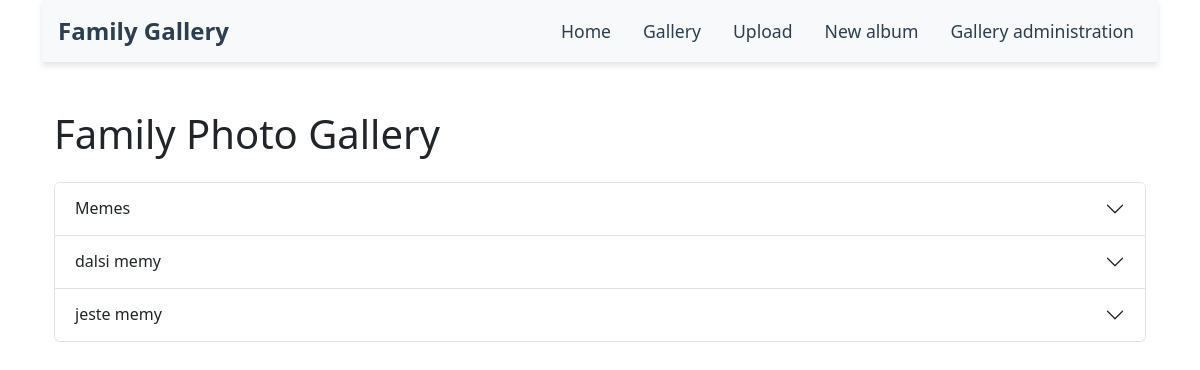
Page /gallery/ on the committed database.
### gallery_app/models.py (models this page shows, shortened)
class Group(models.Model):
    name = models.CharField(max_length=100)

### gallery_app/views.py (the view)
# urls.py: path('', gallery_view, name='gallery'),
def gallery_view(request):
    groups = Group.objects.all()
    photos_by_group = {}
    for group in groups:
        photos_by_group[group] = Photo.objects.filter(group=group)
    return render(request, 'gallery/gallery.html', {
        'photos_by_group': photos_by_group
    })

### gallery_app/templates/gallery/gallery.html (shortened to what this page needs)
{% extends 'base.html' %}
{% block content %}
<div class="container my-5">
    <h1 class="my-4">Family Photo Gallery</h1>
    {% if photos_by_group %}
        <div class="accordion" id="accordionExample">
            {% for group, group_photos in photos_by_group.items %}
                <div class="accordion-item">
                    <h2 class="accordion-header" id="heading{{ group.id }}">
                        <button class="accordion-button collapsed" type="button" data-bs-toggle="collapse" data-bs-target="#collapse{{ group.id }}" aria-expanded="false" aria-controls="collapse{{ loop.index }}">
                            {{ group.name }}
                        </button>
                    </h2>
                </div>
            {% endfor %}
        </div>
    {% else %}
        <p>No photos available.</p>
    {% endif %}
</div>
{% endblock %}

### gallery_app/templates/base.html (style rules this page uses)
body { font-family: 'Segoe UI', Tahoma, Geneva, Verdana, sans-serif; }

### rows in the picture
Group: name "Memes"
Group: name "dalsi memy"
Group: name "jeste memy"
